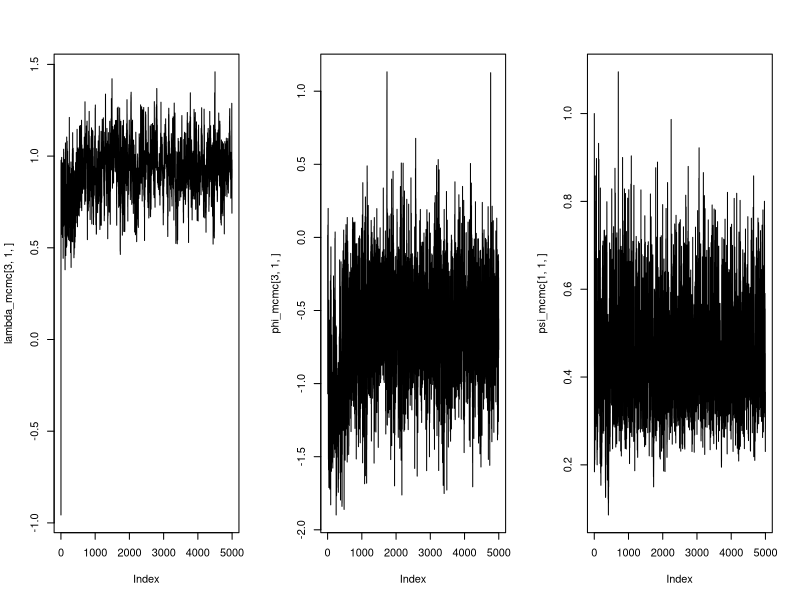
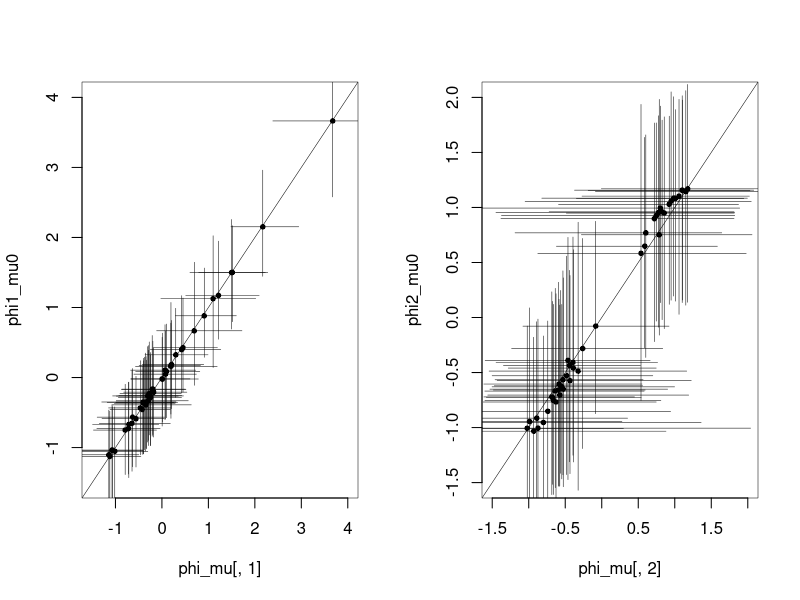

The R script that drew these images, in order:
# Bayesian Factor Analysis in R #
#################################

#
# This script implements the Gibbs sampler 
# suggested in Greenberg 2009, p. 142 (Algorithm 8.6)
#
#
# n, N subjects / units 
# k, K indicators / items 
# d, D latent dimensions 

#
# Observed: 
# *********
# 
# X, indicator matrix, (N x K)
# 
# Unobserved:
# ***********
# 
# phi, latent factors, list of (N x D) matrices 
# lambda, factor loadings, list of (K x D) matrices 
# psi, precision matrix, list of (K x K) matrices 
#
#

rm(list=ls())
library(MCMCpack)
library(MASS)
library(pscl)
library(stringr)


# Get the data
data(swiss)
X <- swiss[,c("Agriculture", "Examination", "Education", "Catholic", "Infant.Mortality")]

# GET THE DEFAULT SOLUTION WITH MCMCPACK #
########################################## 

posterior <- MCMCfactanal(~Agriculture+Examination+Education+Catholic
                    +Infant.Mortality, factors=2,
                    lambda.constraints=list(Examination=list(1,"+"),
                       Examination=list(2,"-"), Education=c(2,0),
                       Infant.Mortality=c(1,0)), 
                    verbose=0, store.scores=TRUE, a0=1, b0=0.15,
                    data=swiss, burnin=5000, mcmc=50000, thin=20)

phi1_mcmc0 <-  posterior[,str_detect(colnames(posterior), "phi.*1")]
phi2_mcmc0 <-  posterior[,str_detect(colnames(posterior), "phi.*2")]

phi1_mu0  <- apply(phi1_mcmc0, 2, mean)
phi1_low0 <- apply(phi1_mcmc0, 2, quantile, probs=c(0.975), na.rm=TRUE)
phi1_up0  <- apply(phi1_mcmc0, 2, quantile, probs=c(0.025), na.rm=TRUE)

phi2_mu0  <- apply(phi2_mcmc0, 2, mean)
phi2_low0 <- apply(phi2_mcmc0, 2, quantile, probs=c(0.975), na.rm=TRUE)
phi2_up0  <- apply(phi2_mcmc0, 2, quantile, probs=c(0.025), na.rm=TRUE)



# REPLICATE #
##########

set.seed(12)

# Indices
K <- ncol(X)
N <- nrow(X)
D <- 2
M <- 5000

# Hparameters for priors 
L0j <- diag(D)
l0j <- matrix(0, D, 1 )
a0j <- 1
b0j <- 0.15

# Rescale data to zero mean / unit sd
for (i in 1:K) {
	X[, i] <- (X[, i] - mean(X[, i]))/sd(X[, i])
	}
	
# Generate holding bins 
lambda <- list()
psi <- list()
phi <- list()

# Initialize with random starting values
lambda[[1]] <- matrix(rnorm(K*D), K, D )
psi[[1]] <- diag(K)
phi[[1]] <- matrix(NA,N,D)

# Make progress bar
pb <- txtProgressBar(min = 0, max = M, style = 3)

# Run MCMC 
for(m in 2:M){
	
	# -- Draw phi --
	phi[[m]] <- matrix(NA, N, D)
	for(i in 1:N){
		# Changes to Greenberg: 
		#  - for fi t(X[i,]) instead of X[i,]! otherwise not conformable 
		#  - I_n must be I_D
		Fi = solve( t(lambda[[m-1]]) %*% solve( psi[[m-1]] ) %*% lambda[[m-1]] + diag(D) )
		fi = Fi %*% ( t(lambda[[m-1]]) %*% solve( psi[[m-1]] ) %*% t(X[i, ]) ) 
		phi[[m]][i,] <- mvrnorm(1, mu=fi, Sigma=Fi)
		}
		
	# -- Draw lambda --
	lambda[[m]] <- matrix(NA, K, D)
	for(j in 1:K){
		# Greenberg has precision parameterization for the prior, but I use covariance.. 
		Lj = solve( (1/psi[[(m-1)]][j,j]) * t(phi[[m]]) %*% phi[[m]] + solve(L0j) )
		lj = Lj %*% (  (1/psi[[(m-1)]][j,j]) * t(phi[[m]]) %*% X[,j] + solve(L0j) %*% l0j) 		
		if (j != 2){
			lambda[[m]][j,] <- mvrnorm(1, mu=lj, Sigma=Lj)
			} else { 
			# Identification constraint for Examination: lambda[2,1] > 0 and lambda[2,2] < 0
			repeat { 
				lambda[[m]][j,] <- mvrnorm(1, mu=lj, Sigma=Lj)
			    if( lambda[[m]][j,1] > 0 &  lambda[[m]][j,2] < 0  ) break() 
				}
			}
		}
	# Identification constraint for Education / Infant Mortality: lambda[3,2] = 0 and lambda[5,1] = 0
	lambda[[m]][3,2] <- 0
	lambda[[m]][5,1] <- 0
	
	# -- Draw psi --
	psi[[m]] <- matrix(0, K, K)
	for(j in 1:K){
		aj <- a0j + N
		bj <- b0j + t(X[,j] - phi[[m]] %*% lambda[[m]][j,] ) %*% (X[,j] -  phi[[m]] %*% lambda[[m]][j,] ) 
		psi[[m]][j,j] <- rigamma(1, aj/2, bj/2)
		}
	setTxtProgressBar(pb, m)
	}
close(pb)
	
	
# Make array from lists	
lambda_mcmc <- array(unlist(lambda), dim=c(K,D,M) )
phi_mcmc <- array(unlist(phi), dim=c(N,D,M) )
psi_mcmc <- array(unlist(psi), dim=c(K,K,M) )

# # Traceplots
par(mfrow=c(1,3))
plot(lambda_mcmc[3,1,], type="l")
plot(phi_mcmc[3,1,], type="l")
plot(psi_mcmc[1,1,], type="l")

# Compare phi with phi from MCMCpack 
phi_mu <- apply(phi_mcmc, c(1,2), mean, na.rm=TRUE)
phi_up <- apply(phi_mcmc, c(1,2), quantile, probs=c(0.975), na.rm=TRUE)
phi_low <- apply(phi_mcmc, c(1,2), quantile, probs=c(0.025), na.rm=TRUE)

par(mfrow=c(1,2), pch=20, lwd=0.5)
plot(phi_mu[,1], phi1_mu0, ylim=c(-1.5,4), xlim=c(-1.5,4))
segments(phi_up[,1], phi1_mu0, phi_low[,1], phi1_mu0)
segments(phi_mu[,1], phi1_low0, phi_mu[,1], phi1_up0)
abline(a=0, b=1)
plot(phi_mu[,2], phi2_mu0, ylim=c(-1.5,2), xlim=c(-1.5,2))
segments(phi_up[,2], phi2_mu0, phi_low[,2], phi2_mu0)
segments(phi_mu[,2], phi2_low0, phi_mu[,2], phi2_up0)
abline(a=0, b=1)

# > same!
